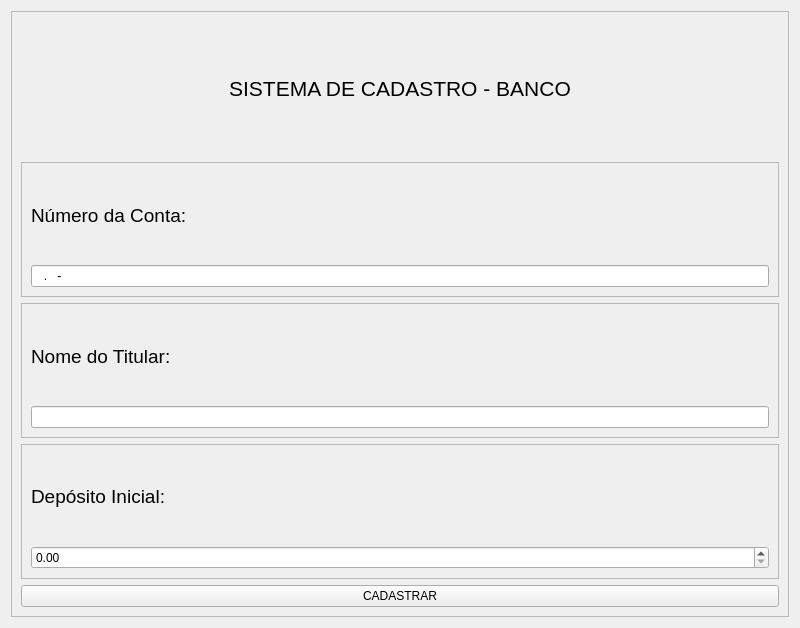
<?xml version="1.0" encoding="UTF-8"?>
<ui version="4.0">
 <class>Form</class>
 <widget class="QWidget" name="Form">
  <property name="geometry">
   <rect>
    <x>0</x>
    <y>0</y>
    <width>800</width>
    <height>628</height>
   </rect>
  </property>
  <property name="windowTitle">
   <string>TELA DE CADASTRO</string>
  </property>
  <layout class="QVBoxLayout" name="verticalLayout_4">
   <item>
    <widget class="QFrame" name="frame_layout">
     <property name="frameShape">
      <enum>QFrame::StyledPanel</enum>
     </property>
     <property name="frameShadow">
      <enum>QFrame::Raised</enum>
     </property>
     <layout class="QVBoxLayout" name="verticalLayout_5">
      <item>
       <widget class="QLabel" name="lbl_cadastro">
        <property name="text">
         <string>&lt;html&gt;&lt;head/&gt;&lt;body&gt;&lt;p align=&quot;center&quot;&gt;&lt;span style=&quot; font-size:16pt;&quot;&gt;SISTEMA DE CADASTRO - BANCO&lt;/span&gt;&lt;/p&gt;&lt;/body&gt;&lt;/html&gt;</string>
        </property>
       </widget>
      </item>
      <item>
       <widget class="QFrame" name="frame_numero_conta">
        <property name="frameShape">
         <enum>QFrame::StyledPanel</enum>
        </property>
        <property name="frameShadow">
         <enum>QFrame::Raised</enum>
        </property>
        <layout class="QVBoxLayout" name="verticalLayout_3">
         <item>
          <widget class="QLabel" name="lbl_numero_conta">
           <property name="text">
            <string>&lt;html&gt;&lt;head/&gt;&lt;body&gt;&lt;p&gt;&lt;span style=&quot; font-size:14pt;&quot;&gt;Número da Conta:&lt;/span&gt;&lt;/p&gt;&lt;/body&gt;&lt;/html&gt;</string>
           </property>
          </widget>
         </item>
         <item>
          <widget class="QLineEdit" name="lineedit_numero_conta">
           <property name="inputMask">
            <string>000.000-00</string>
           </property>
          </widget>
         </item>
        </layout>
       </widget>
      </item>
      <item>
       <widget class="QFrame" name="frame_nome_titular">
        <property name="frameShape">
         <enum>QFrame::StyledPanel</enum>
        </property>
        <property name="frameShadow">
         <enum>QFrame::Raised</enum>
        </property>
        <layout class="QVBoxLayout" name="verticalLayout_2">
         <item>
          <widget class="QLabel" name="lbl_nome_titular">
           <property name="text">
            <string>&lt;html&gt;&lt;head/&gt;&lt;body&gt;&lt;p&gt;&lt;span style=&quot; font-size:14pt;&quot;&gt;Nome do Titular:&lt;/span&gt;&lt;/p&gt;&lt;/body&gt;&lt;/html&gt;</string>
           </property>
          </widget>
         </item>
         <item>
          <widget class="QLineEdit" name="lineedit_nome_titular">
           <property name="inputMask">
            <string/>
           </property>
           <property name="text">
            <string/>
           </property>
          </widget>
         </item>
        </layout>
       </widget>
      </item>
      <item>
       <widget class="QFrame" name="frame_valor_dep">
        <property name="frameShape">
         <enum>QFrame::StyledPanel</enum>
        </property>
        <property name="frameShadow">
         <enum>QFrame::Raised</enum>
        </property>
        <layout class="QVBoxLayout" name="verticalLayout">
         <item>
          <widget class="QLabel" name="lbl_valor_dep">
           <property name="text">
            <string>&lt;html&gt;&lt;head/&gt;&lt;body&gt;&lt;p&gt;&lt;span style=&quot; font-size:14pt;&quot;&gt;Depósito Inicial:&lt;/span&gt;&lt;/p&gt;&lt;/body&gt;&lt;/html&gt;</string>
           </property>
          </widget>
         </item>
         <item>
          <widget class="QDoubleSpinBox" name="doubleSpinBox"/>
         </item>
        </layout>
       </widget>
      </item>
      <item>
       <widget class="QPushButton" name="btn_cadastrar">
        <property name="text">
         <string>CADASTRAR</string>
        </property>
       </widget>
      </item>
     </layout>
    </widget>
   </item>
  </layout>
 </widget>
 <resources/>
 <connections/>
</ui>
